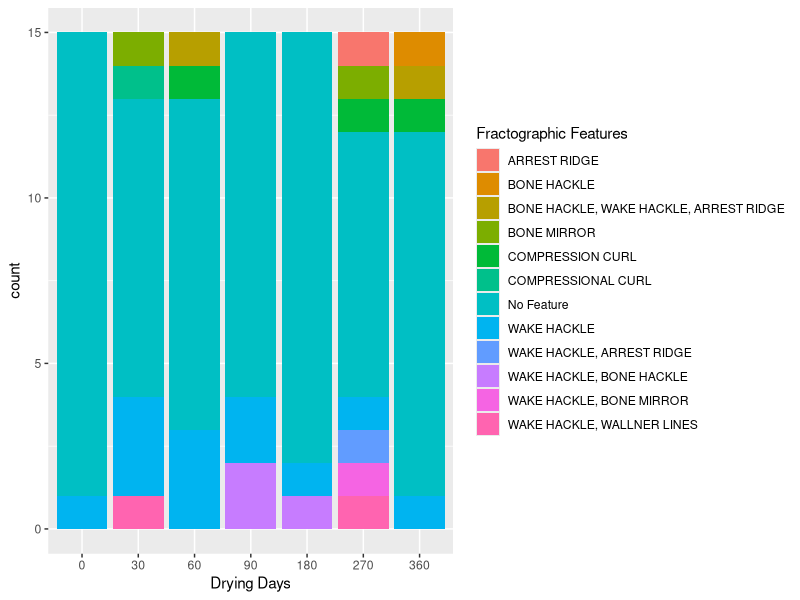
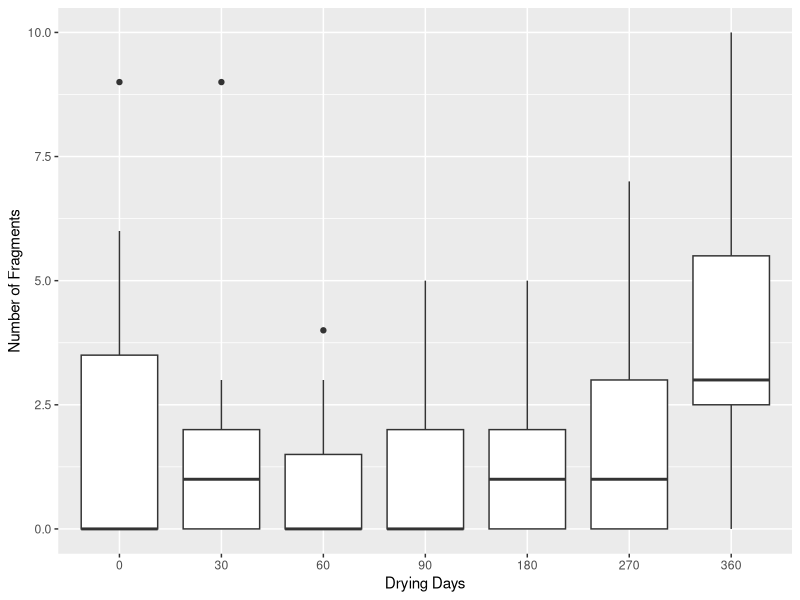
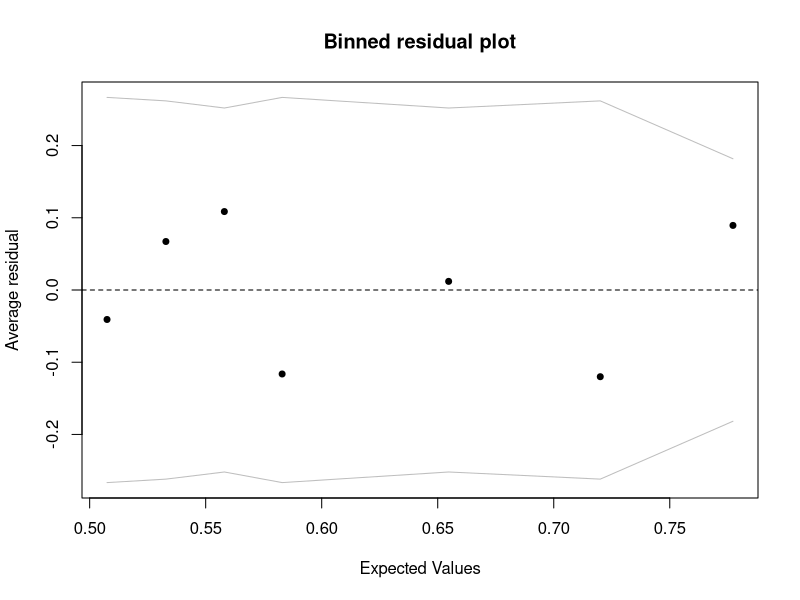
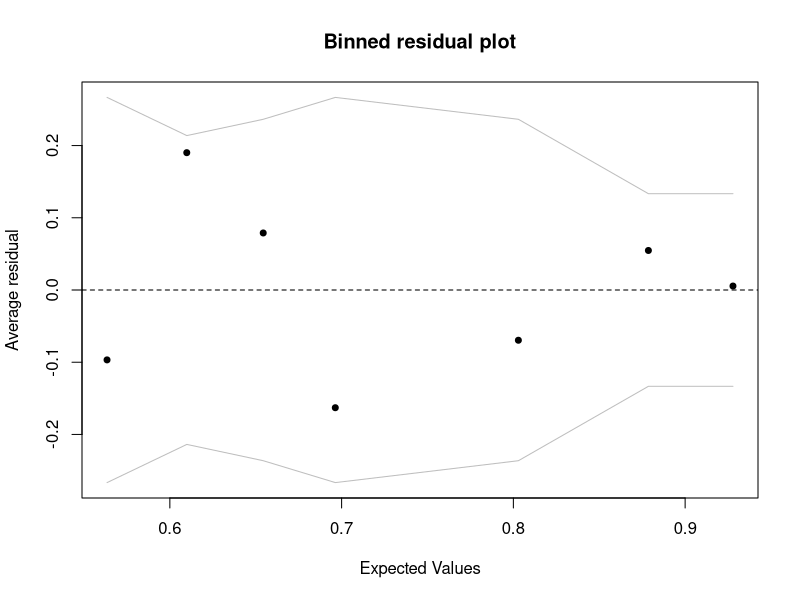
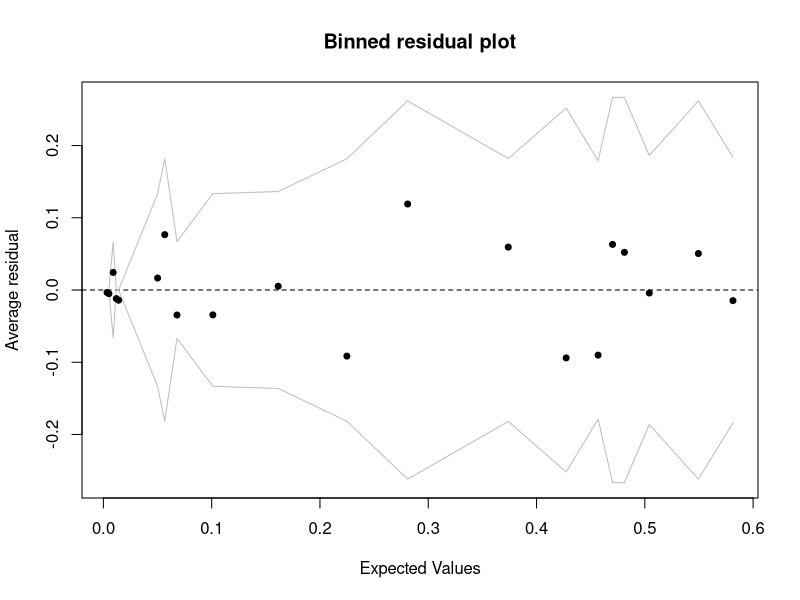

R code for these plots, in order:
## ---- chunk 1
library(tidyverse)
library(readxl)
library(dplyr)
library(nnet)
library(rlist)
library(arm)
# loading packages
## ---- chunk 2
bone <- readxl::read_xlsx("BU Thesis Data.xlsx", sheet = 2)
drop<-c()
for (i in 1:nrow(bone))  {
  if (is.na(bone$`Bone Type`[i])){
    drop <- c(drop, i)
  }
}
bone<-bone[-drop,]
# read bone and drop the date without information

# ignore unobserved bone
bone <- dplyr::select(bone,-`Bone Type`,-`Percentage of Feature Present`)
# select columns from Bone Type to Percentage of Feature Present
bone$`Bone Specimen` <- gsub("\\,.*","", bone$`Bone Specimen`)
bone$`Bone Specimen` <- gsub("[^0-9]","", bone$`Bone Specimen`)
bone$`days`<-as.numeric(bone$`Bone Specimen`)
bone<-mutate(bone,`Bone Specimen`=fct_relevel(`Bone Specimen`,'0','30','60','90','180','270','360'))

# creating variable drying day
typeof(bone$`Bone Specimen`)
bone$`Fractographic Features`[bone$`Fractographic Features`=="N/A"]<-"No Feature"
bone$`Fracture Angle`[bone$`Fracture Angle`=="N/A"]<-"non applicable"
bone$`Fracture Type`[bone$`Fracture Type`=="N/A"]<-"non applicable"
bone$`Fracture Surface`[bone$`Fracture Surface`=="N/A"]<-"non applicable"
bone$`Fracture Outline`[bone$`Fracture Outline`=="N/A"]<-"non applicable"
#Clean dependent variable

bone$`Bisecting Fracture`<-factor(bone$`Bisecting Fracture`)
bone$`Fracture-like`<-factor(bone$`Fracture-like`)
bone$`Fracture Angle`<-factor(bone$`Fracture Angle`)
bone$`Fracture Type`<-factor(bone$`Fracture Type`)
bone$`Fracture Surface`<-factor(bone$`Fracture Surface`)
bone$`Fracture Outline`<-factor(bone$`Fracture Outline`)

bone$`Fractographic Features`<-factor(bone$`Fractographic Features`)
# transfer variables to factor 
## ---- chunk 3
ggplot(data = bone) + geom_bar(mapping = aes(x = `Bone Specimen`, fill = `Fractographic Features`))+labs(x="Drying Days")
ggplot(data = bone, mapping = aes(x = `Bone Specimen`, y = `Number of Fragments`)) + geom_boxplot()+labs(x="Drying Days")

## ---- chunk 4

fit.Bisect_Fracture<-glm(bone$`Bisecting Fracture`~bone$days,family = binomial())
summary(fit.Bisect_Fracture)
binnedplot(fitted(fit.Bisect_Fracture),resid(fit.Bisect_Fracture,type="response"))
## ---- chunk 5
fit.Fracture_like<-glm(bone$`Fracture-like`~bone$days,family = binomial())
summary(fit.Fracture_like)
binnedplot(fitted(fit.Fracture_like),resid(fit.Fracture_like,type="response"))
## ---- chunk 6
fit.Fracture_Angle<-multinom(bone$`Fracture Angle`~bone$days,trace = FALSE)
summary(fit.Fracture_Angle)
binnedplot(fitted(fit.Fracture_Angle),resid(fit.Fracture_Angle,type="response"))
## ---- chunk 7
fit.Number_of_Fragments <- glm(bone$`Number of Fragments` ~ bone$days, family="poisson")
summary(fit.Number_of_Fragments)

## ---- chunk 8
fit.Fracture_Type<-multinom(bone$`Fracture Type`~bone$days,trace = FALSE)
fit.Fracture_Surface<-multinom(bone$`Fracture Surface`~bone$days,trace = FALSE)
fit.Fracture_Outline<-multinom(bone$`Fracture Outline`~bone$days,trace = FALSE)
fit.Fractographic_Features<-multinom(bone$`Fractographic Features`~bone$days,trace = FALSE)



summary(fit.Fracture_Type)
summary(fit.Fracture_Surface)
summary(fit.Fracture_Outline)
summary(fit.Fractographic_Features)
